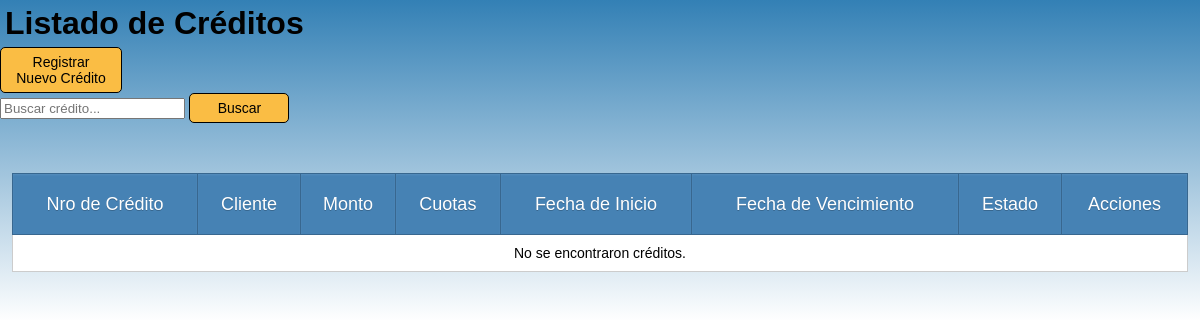
The app's page /src/modules/creditos/index_creditos.php, older data.
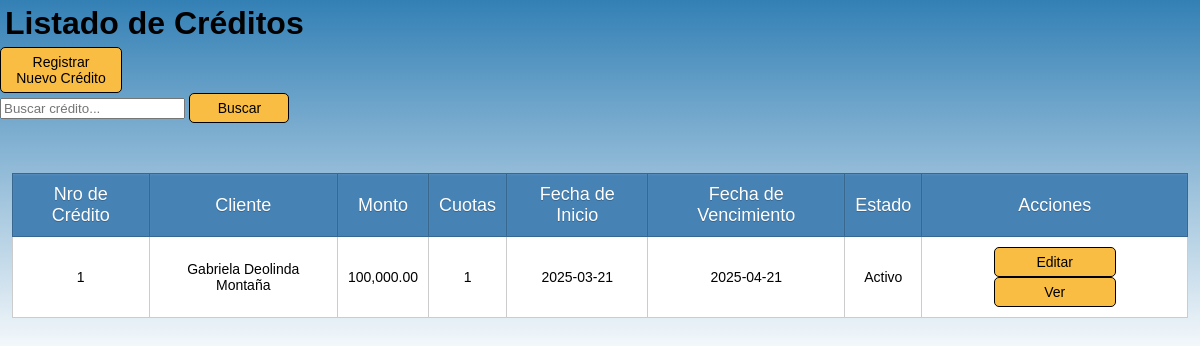
The same page, newer data.
### tables this page shows
CREATE TABLE `creditos` (
  `id` int(10) UNSIGNED NOT NULL,
  `cliente_id` int(10) UNSIGNED NOT NULL,
  `monto` decimal(10,2) NOT NULL,
  `cuotas` int(10) NOT NULL,
  `fecha_inicio` date NOT NULL,
  `fecha_vencimiento` date NOT NULL,
  `estado` enum('Activo','Vencido','Pagado') DEFAULT 'Activo',
  `frecuencia` enum('mensual','semanal','quincenal') NOT NULL DEFAULT 'mensual'
);

CREATE TABLE `clientes` (
  `id_cliente` int(10) UNSIGNED NOT NULL,
  `nombre` text NOT NULL,
  `apellido` text NOT NULL,
  `dni` int(10) NOT NULL,
  `domicilio` varchar(100) NOT NULL,
  `telefono` int(20) UNSIGNED DEFAULT NULL,
  `estado` enum('Activo','Deudor','Inactivo') DEFAULT 'Activo'
);

### src/modules/creditos/index_creditos.php (the view, shortened to what this page needs)
<?php
require_once '../../config/database.php';
$query = "SELECT c.id, cl.nombre, cl.apellido, c.monto, c.cuotas, c.fecha_inicio, c.fecha_vencimiento, c.estado
          FROM creditos c
          INNER JOIN clientes cl ON c.cliente_id = cl.id_cliente";
$result = $conn->query($query);
?>
<!DOCTYPE html>
<html lang="es">
<head>
    <link rel="stylesheet" href="../../../style/style.css">
</head>
<body>
    <h1>Listado de Créditos</h1>
    <a href="registrar_credito.php">Registrar Nuevo Crédito</a>
    <form action="index_creditos.php" method="GET">
        <input type="text" name="buscar" placeholder="Buscar crédito..." value="<?php echo isset($_GET['buscar']) ? $_GET['buscar'] : ''; ?>">
        <button type="submit">Buscar</button>
    </form>
    <table border="1" cellpadding="10" cellspacing="0">
        <thead>
            <tr>
                <th>Nro de Crédito</th>
                <th>Cliente</th>
                <th>Monto</th>
                <th>Cuotas</th>
                <th>Fecha de Inicio</th>
                <th>Fecha de Vencimiento</th>
                <th>Estado</th>
                <th>Acciones</th>
            </tr>
        </thead>
        <tbody>
            <?php if ($result && $result->num_rows > 0): ?>
                <?php while ($credito = $result->fetch_assoc()): ?>
                    <tr>
                        <td><?php echo $credito['id']; ?></td>
                        <td><?php echo $credito['nombre'] . ' ' . $credito['apellido']; ?></td>
                        <td><?php echo number_format($credito['monto'], 2); ?></td>
                        <td><?php echo $credito['cuotas']; ?></td>
                        <td><?php echo $credito['fecha_inicio']; ?></td>
                        <td><?php echo $credito['fecha_vencimiento']; ?></td>
                        <td><?php echo $credito['estado']; ?></td>
                        <td>
                            <a href="editar_credito.php?id=<?php echo $credito['id']; ?>">Editar</a>
                            <a href="detalle_credito.php?id=<?php echo $credito['id']; ?>">Ver</a>
                        </td>
                    </tr>
                <?php endwhile; ?>
            <?php else: ?>
                <tr>
                    <td colspan="8">No se encontraron créditos.</td>
                </tr>
            <?php endif; ?>
        </tbody>
    </table>
</body>
</html>

### style/style.css (style rules this page uses)
body { background: linear-gradient(to bottom, #3380B5, white); font-family: sans-serif; margin: 0; padding: 0; height: 100%; width: 100%; display: flex; flex-direction: column; }
table { text-align: center; width: 98%; border-collapse: collapse; border: 1px solid black; margin: 50px auto; background: white; }
th { background: steelblue; height: 40px; font-weight: lighter; text-shadow: 0 1px 0 #38678f; color: white; border: 1px solid #38678f; box-shadow: inset 0px 1px 2px #568ebd; transition: all 0.2s; font-size: 18px; }
tr { border-bottom: 1px solid #cccccc; width: 100%; }
td { border: 1px solid #cccccc; padding: 10px; transition: all 0.2s; font-size: 14px; }
a, input[type="submit"], button { font-size: 14px; text-align: center; width: 100px; display: inline-block; background-color: #FABD44; padding: 6px 10px; border-radius: 5px; text-decoration: none; color: black; border: 1px solid black; cursor: pointer; }
h1 { font-family: sans-serif; margin: 5px; }

Row changes from the older to the newer data that the page shows:
added creditos: id "1", cliente.nombre "Gabriela Deolinda", cliente.apellido "Montaña", monto "100,000.00", cuotas "1", fecha_inicio "2025-03-21", fecha_vencimiento "2025-04-21", estado "Activo"
Text that changed along with them:
text no longer shown: "No se encontraron créditos."
